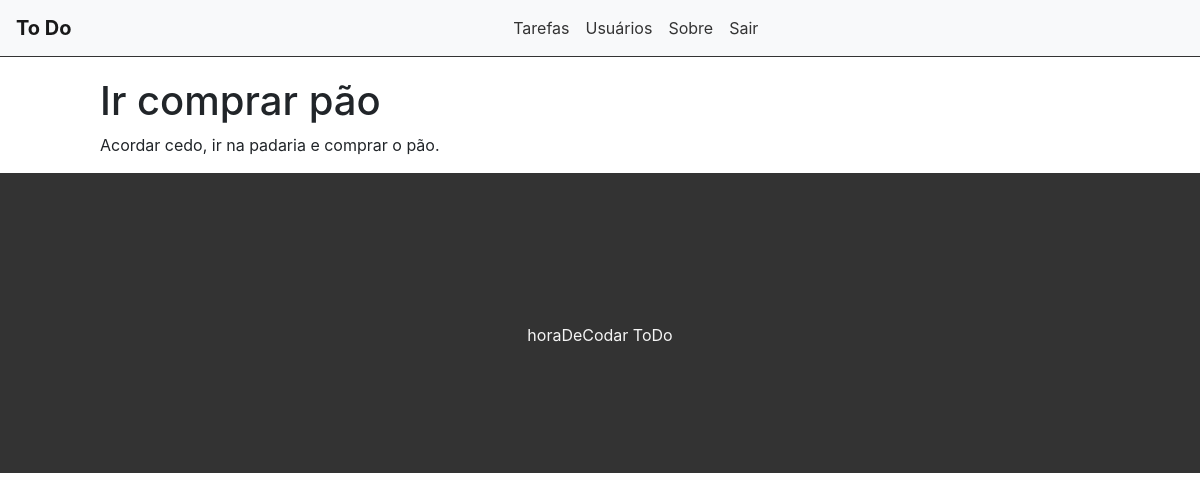
The app's page /task/3 (signed in) with its own data.
### tasks/models.py (models this page shows, shortened)
class Task(models.Model):
    OPTIONS = (
        ('doing', 'Doing'),
        ('done', 'Done'),
    )
    title = models.CharField(max_length=255, default='No title')
    description = models.TextField(default='No description')
    status = models.CharField(
        max_length=5,
        choices=OPTIONS,
    )
    user = models.ForeignKey(get_user_model(), on_delete=models.CASCADE) # on_delete after del some user, all the tasks will be delete too
    created_at = models.DateTimeField(auto_now_add=True)
    updated_at = models.DateTimeField(auto_now=True)

### tasks/views.py (the view)
# urls.py: path('task/<int:id>', views.taskView, name="task-view"),
@login_required
def taskView(request, id):
    task = get_object_or_404(Task, pk=id)
    return render(request, 'tasks/task.html', {'task': task})

### tasks/templates/tasks/task.html (shortened to what this page needs)
{% extends 'base.html' %}
{% block content %}
<div class="offset-1 col-10 list-div">
    <h1>{{task.title}}</h1>
    <p>{{task.description}}</p>
</div>
{% endblock %}

### tasks/static/css/styles.css (style rules this page uses)
.list-div { padding: 0; }

### records on screen
Task: title "Ir comprar pão", description "Acordar cedo, ir na padaria e comprar o pão."
